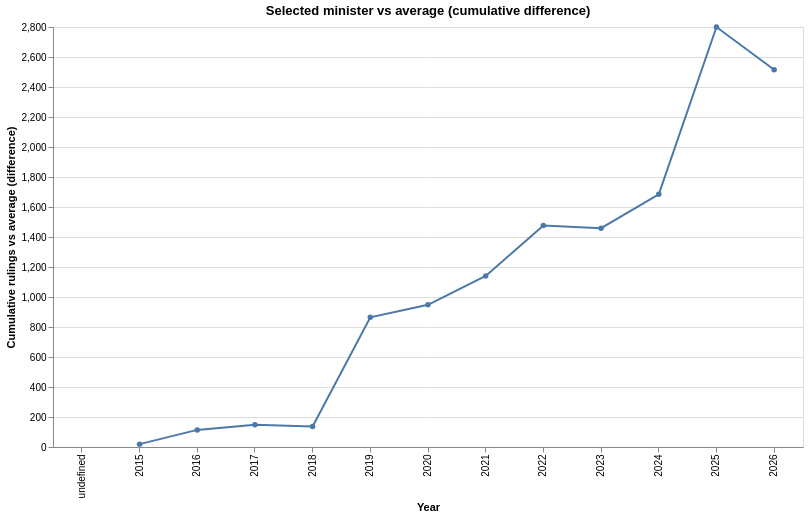

Notebook source saved alongside this figure:
### Code cell
df = sentencias_ministro.copy()
df["anio"] = df["anio"].astype(int)
df = df.sort_values(["ministro", "anio"])

# 1) Cumulative per minister
df["cumulative"] = df.groupby("ministro")["expediente"].cumsum()

# 2) Average cumulative across ministers, per year
avg_cum = (
    df.groupby("anio", as_index=False)["cumulative"]
      .mean()
      .rename(columns={"cumulative": "avg_cumulative"})
)

# 3) Merge and compute difference vs average
df = df.merge(avg_cum, on="anio", how="left")
df["diff_vs_avg"] = df["cumulative"] - df["avg_cumulative"]

# Dropdown to pick one minister
minister_options = sorted(df["ministro"].unique())
dropdown = alt.binding_select(options=minister_options, name="Minister: ")
sel = alt.selection_point(fields=["ministro"], bind=dropdown, value=minister_options[0])

base = (
    alt.Chart(df)
    .add_params(sel)
    .transform_filter(sel)
)

# Zero baseline
zero = alt.Chart(pd.DataFrame({"y": [0]})).mark_rule().encode(y="y:Q")

chart = (
    (zero + base.mark_line(point=True))
    .encode(
        x=alt.X("anio:O", title="Year"),
        y=alt.Y("diff_vs_avg:Q", title="Cumulative rulings vs average (difference)"),
        tooltip=[
            alt.Tooltip("anio:O", title="Year"),
            alt.Tooltip("ministro:N", title="Minister"),
            alt.Tooltip("expediente:Q", title="Rulings (year)"),
            alt.Tooltip("cumulative:Q", title="Cumulative"),
            alt.Tooltip("avg_cumulative:Q", title="Avg cumulative"),
            alt.Tooltip("diff_vs_avg:Q", title="Diff vs avg"),
        ],
    )
    .properties(width=750, height=420, title="Selected minister vs average (cumulative difference)")
)

chart

### Figure 1 — Vega-Lite specification as saved in the notebook (floating-point values rounded to 4 significant figures; data arrays with more than 128 entries replaced by an {"elided": "..."} marker saying what was removed)
{"config": {"view": {"continuousWidth": 300, "continuousHeight": 300}}, "layer": [{"data": {"name": "data-a0a55d106695e8d630baff0f16eee66d"}, "mark": {"type": "rule"}, "encoding": {"y": {"field": "y", "type": "quantitative"}}}, {"data": {"name": "data-009ff8ca692c129423238f3bb742e013"}, "mark": {"type": "line", "point": true}, "name": "view_1e9269765c6a728a_1", "transform": [{"filter": {"param": "param_edd663493c9931ba"}}]}], "encoding": {"tooltip": [{"field": "anio", "title": "Year", "type": "ordinal"}, {"field": "ministro", "title": "Minister", "type": "nominal"}, {"field": "expediente", "title": "Rulings (year)", "type": "quantitative"}, {"field": "cumulative", "title": "Cumulative", "type": "quantitative"}, {"field": "avg_cumulative", "title": "Avg cumulative", "type": "quantitative"}, {"field": "diff_vs_avg", "title": "Diff vs avg", "type": "quantitative"}], "x": {"field": "anio", "title": "Year", "type": "ordinal"}, "y": {"field": "diff_vs_avg", "title": "Cumulative rulings vs average (difference)", "type": "quantitative"}}, "height": 420, "params": [{"name": "param_edd663493c9931ba", "select": {"type": "point", "fields": ["ministro"]}, "bind": {"input": "select", "options": ["ALBERTO PÉREZ DAYÁN", "ALFREDO GUTIÉRREZ ORTIZ MENA", "ANA MARGARITA RÍOS FARJAT", "ARTURO ZALDÍVAR LELO DE LARREA", "ARÍSTIDES RODRIGO GUERRERO GARCÍA", "EDUARDO MEDINA MORA I.", "GIOVANNI AZAEL FIGUEROA MEJÍA", "HUGO AGUILAR ORTIZ", "IRVING ESPINOSA BETANZO", "JAVIER LAYNEZ POTISEK", "JORGE MARIO PARDO REBOLLEDO", "JOSÉ FERNANDO FRANCO GONZÁLEZ SALAS", "JOSÉ RAMÓN COSSÍO DÍAZ", "JUAN LUIS GONZÁLEZ ALCÁNTARA CARRANCÁ", "JUAN N. SILVA MEZA", "LENIA BATRES GUADARRAMA", "LORETTA ORTIZ AHLF", "LUIS MARÍA AGUILAR MORALES", "MARGARITA BEATRIZ LUNA RAMOS", "MARÍA ESTELA RÍOS GONZÁLEZ", "NORMA LUCÍA PIÑA HERNÁNDEZ", "OLGA MARÍA DEL CARMEN SÁNCHEZ CORDERO", "SARA IRENE HERRERÍAS GUERRA", "SERGIO A. VALLS HERNÁNDEZ", "SIN MINISTRO", "YASMÍN ESQUIVEL MOSSA"], "name": "Minister: "}, "value": "ALBERTO PÉREZ DAYÁN", "views": ["view_1e9269765c6a728a_1"]}], "title": "Selected minister vs average (cumulative difference)", "width": 750, "$schema": "https://vega.github.io/schema/vega-lite/v6.1.0.json", "datasets": {"data-a0a55d106695e8d630baff0f16eee66d": [{"y": 0}], "data-009ff8ca692c129423238f3bb742e013": {"elided": "137 records"}}}
